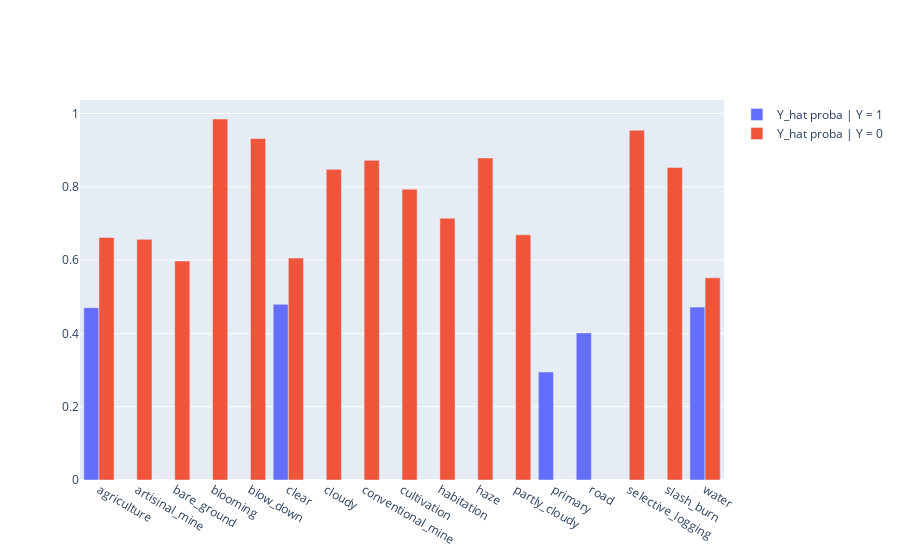

Notebook code for this chart:
### Code cell
#Y_hat_val = np.array(train_results["Y_hat_val"])
#Y_val = np.array(train_results["Y_val"])

pos_probas, neg_probas = [], []
for class_, idx in encoder._cached_dict.items():
    pos_probas.append(Y_hat_val[np.where(Y_val[:, idx] != 0), idx].mean())
    neg_probas.append(Y_hat_val[np.where(Y_val[:, idx] == 0), idx].mean())
go.Figure([
    go.Bar(x=list(encoder._cached_dict), y=pos_probas, name="Y_hat proba | Y = 1"),
    go.Bar(x=list(encoder._cached_dict), y=neg_probas, name="Y_hat proba | Y = 0")
]).show()

### Figure 1 — Plotly figure (JSON) as saved in the notebook; plotly's stock layout.template omitted (floating-point values rounded to 4 significant figures)
{"data": [{"name": "Y_hat proba | Y = 1", "type": "bar", "x": ["agriculture", "artisinal_mine", "bare_ground", "blooming", "blow_down", "clear", "cloudy", "conventional_mine", "cultivation", "habitation", "haze", "partly_cloudy", "primary", "road", "selective_logging", "slash_burn", "water"], "y": [0.4704, null, null, null, null, 0.4794, null, null, null, null, null, null, 0.2946, 0.4013, null, null, 0.4717]}, {"name": "Y_hat proba | Y = 0", "type": "bar", "x": ["agriculture", "artisinal_mine", "bare_ground", "blooming", "blow_down", "clear", "cloudy", "conventional_mine", "cultivation", "habitation", "haze", "partly_cloudy", "primary", "road", "selective_logging", "slash_burn", "water"], "y": [0.6617, 0.6567, 0.5976, 0.9851, 0.9319, 0.6055, 0.8476, 0.8723, 0.7936, 0.7143, 0.8787, 0.669, null, null, 0.9545, 0.8529, 0.5518]}], "layout": {}}
